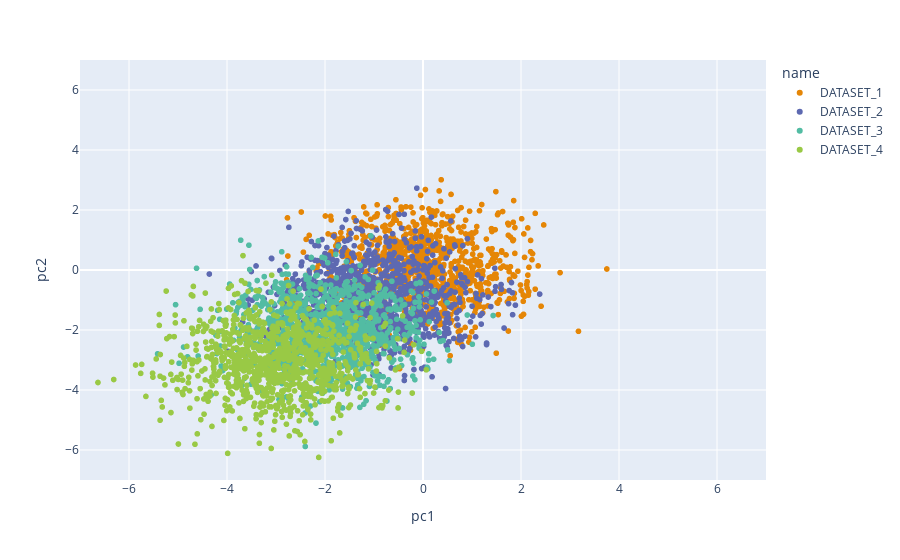

The notebook cell saved with this chart:
### Code cell
#testing fixed colors
fig = px.scatter(df, x='pc1', y='pc2', color='name', hover_data=['id'],\
         color_discrete_map={
            'DATASET_1':'rgb(229, 134, 6)',
            'DATASET_2':'rgb(93, 105, 177)',
            'DATASET_3':'rgb(82, 188, 163)',
             'DATASET_4':'rgb(153, 201, 69)',
         })
fig.update_xaxes(range=[-7,7])
fig.update_yaxes(range=[-7,7])

### Figure 1 — Plotly figure (JSON) as saved in the notebook; plotly's stock layout.template omitted (floating-point values rounded to 4 significant figures; data arrays with more than 128 entries replaced by an {"elided": "..."} marker saying what was removed)
{"data": [{"customdata": {"elided": "1000x1 str values"}, "hovertemplate": "name=DATASET_1<br>pc1=%{x}<br>pc2=%{y}<br>id=%{customdata[0]}<extra></extra>", "legendgroup": "DATASET_1", "marker": {"color": "rgb(229, 134, 6)", "symbol": "circle"}, "mode": "markers", "name": "DATASET_1", "showlegend": true, "type": "scattergl", "x": {"elided": "1000 float values"}, "xaxis": "x", "y": {"elided": "1000 float values"}, "yaxis": "y"}, {"customdata": {"elided": "1000x1 str values"}, "hovertemplate": "name=DATASET_2<br>pc1=%{x}<br>pc2=%{y}<br>id=%{customdata[0]}<extra></extra>", "legendgroup": "DATASET_2", "marker": {"color": "rgb(93, 105, 177)", "symbol": "circle"}, "mode": "markers", "name": "DATASET_2", "showlegend": true, "type": "scattergl", "x": {"elided": "1000 float values"}, "xaxis": "x", "y": {"elided": "1000 float values"}, "yaxis": "y"}, {"customdata": {"elided": "1000x1 str values"}, "hovertemplate": "name=DATASET_3<br>pc1=%{x}<br>pc2=%{y}<br>id=%{customdata[0]}<extra></extra>", "legendgroup": "DATASET_3", "marker": {"color": "rgb(82, 188, 163)", "symbol": "circle"}, "mode": "markers", "name": "DATASET_3", "showlegend": true, "type": "scattergl", "x": {"elided": "1000 float values"}, "xaxis": "x", "y": {"elided": "1000 float values"}, "yaxis": "y"}, {"customdata": {"elided": "1000x1 str values"}, "hovertemplate": "name=DATASET_4<br>pc1=%{x}<br>pc2=%{y}<br>id=%{customdata[0]}<extra></extra>", "legendgroup": "DATASET_4", "marker": {"color": "rgb(153, 201, 69)", "symbol": "circle"}, "mode": "markers", "name": "DATASET_4", "showlegend": true, "type": "scattergl", "x": {"elided": "1000 float values"}, "xaxis": "x", "y": {"elided": "1000 float values"}, "yaxis": "y"}], "layout": {"legend": {"title": {"text": "name"}, "tracegroupgap": 0}, "margin": {"t": 60}, "xaxis": {"anchor": "y", "domain": [0, 1], "range": [-7, 7], "title": {"text": "pc1"}}, "yaxis": {"anchor": "x", "domain": [0, 1], "range": [-7, 7], "title": {"text": "pc2"}}}}
